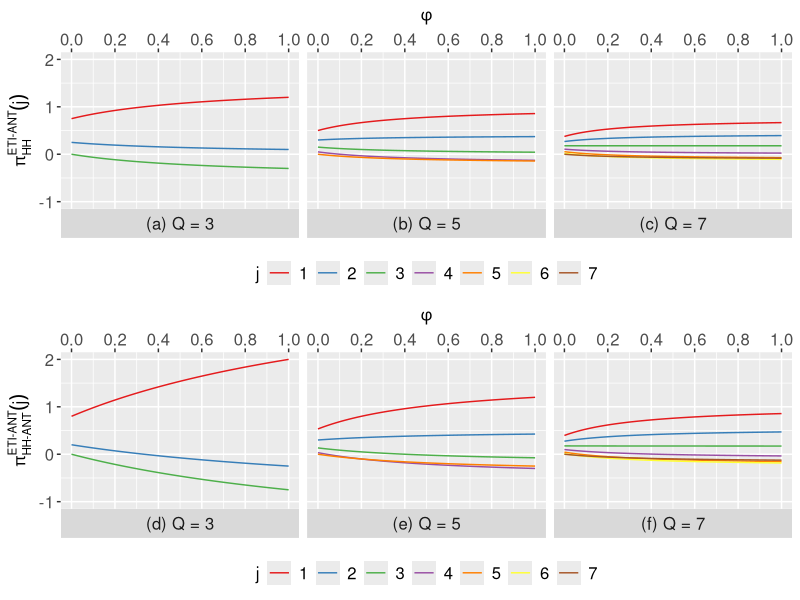

The R source for this figure:
library(dplyr)
library(ggplot2)
library(gridExtra)
library(RColorBrewer)

coeff_HH <- function(phi, Q, j) {
  numerator <- 6 * (j - Q - 1) * ((1 + 2 * phi * Q) * j - (1 + phi + phi * Q) * Q)
  denominator <- Q * (Q + 1) * (phi * Q^2 + 2 * Q - phi * Q - 2)
  result <- numerator / denominator
  return(result)
}

df_HH_ANT <- function(phi, Q, j) {
  numerator <- 6 * (phi * Q^3 - 3 * phi * Q^2 * j + phi * Q^2 + Q^2 + 
                    2 * phi * Q * j^2 - 2 * phi * Q * j + phi * Q - 2 * Q * j + j^2)
  denominator <- Q * (phi * Q^3 - 3 * phi * Q^2 + 2 * Q^2 + 2 * phi * Q - 3 * Q + 1)
  result <- numerator / denominator
  return(result)
}

run_simulation <- function(Q, expression_func) {
  phi_values <- seq(0, 1, length.out = 200)
  data <- expand.grid(phi = phi_values, j = 1:Q) %>%
          mutate(value = mapply(expression_func, phi, Q, j),
                     j = as.factor(j),
                     Q = as.factor(Q))
  return(data)
}

Qs <- c(3, 5, 7)
df_HH <- do.call(rbind, lapply(Qs, run_simulation, coeff_HH))
df_HH_ANT <- do.call(rbind, lapply(Qs, run_simulation, df_HH_ANT))

custom_colors <- brewer.pal(n = 7, name = "Set1")

generate_plot <- function(data, y_label, y_limits, facet_labels) {
  ggplot(data, aes(x = phi, y = value, color = j)) +
    geom_line() +
    scale_y_continuous(limits = y_limits, n.breaks = 4) +
    scale_x_continuous(breaks = seq(0, 1, by = 0.2), position = "top") +
    scale_color_manual(values = custom_colors) +
    labs(x = expression(phi), y = y_label, color = "j") +
    facet_wrap(~ Q, ncol = 3, strip.position = "bottom", 
               labeller = labeller(Q = facet_labels)) +
    theme(legend.position = "bottom",
          legend.direction = "horizontal",
          legend.title = element_text(size = 12),
          legend.text = element_text(size = 12),
          axis.title.x = element_text(size = 12),
          axis.title.y = element_text(size = 12),
          axis.text.x = element_text(size = 12),
          axis.text.y = element_text(size = 12),
          axis.title.x.top = element_text(size = 12),
          axis.text.x.top = element_text(size = 12),
          strip.text = element_text(size = 12),
          strip.placement = "outside") +
    guides(color = guide_legend(nrow = 1))
}

p1 <- generate_plot(df_HH, y_label = expression(pi[list(HH)]^{"ETI-ANT"} * (j)), 
                    y_limits = c(-1, 2),
                    facet_labels = c("3" = "(a) Q = 3", "5" = "(b) Q = 5", "7" = "(c) Q = 7"))

p2 <- generate_plot(df_HH_ANT, y_label = expression(pi[list("HH-ANT")]^{"ETI-ANT"} * (j)), 
                    y_limits = c(-1, 2),
                    facet_labels = c("3" = "(d) Q = 3", "5" = "(e) Q = 5", "7" = "(f) Q = 7"))

p3 <- grid.arrange(p1, p2, nrow = 2)

ggsave(filename = "../figures/figure_coeff_HH_vs_HH-ANT.pdf", plot = p3, width = 12, height = 5)